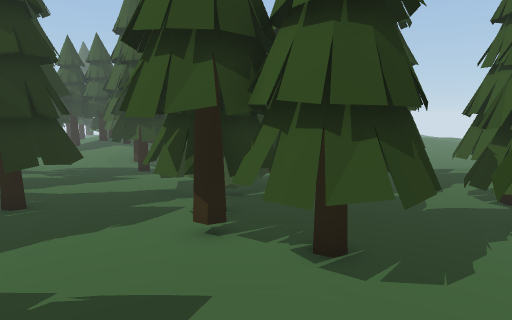
[1] (above)

23 first-person views from a walk through a Unity game level. The camera is 1.2 m above the floor, tilts 8° down and sees 75° across. The floor is counted in squares, 0.5 m on a side. Each view is taken from the middle of a square. On the plan, view 1 faces up. The plan holds only what a view shows up to about 20 squares ahead; the rest is blank. The place goes on beyond the plan. The player character is not drawn.

[2]
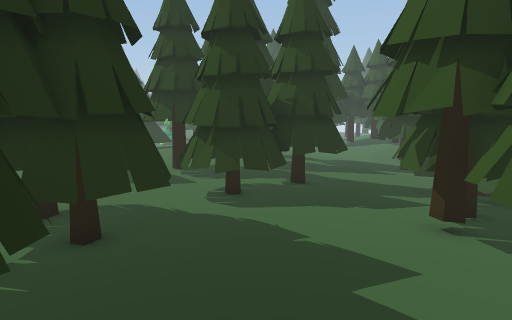

[3]
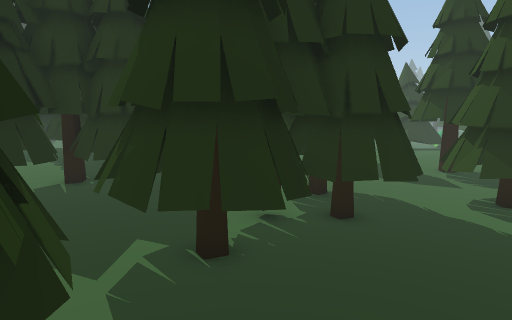

[4]
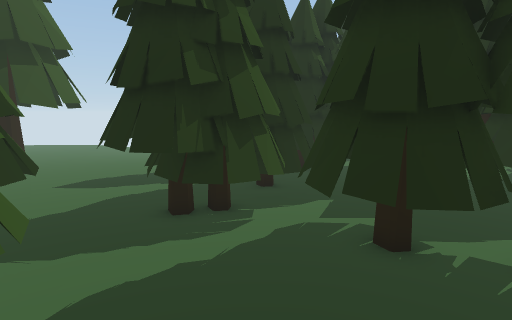

[5]
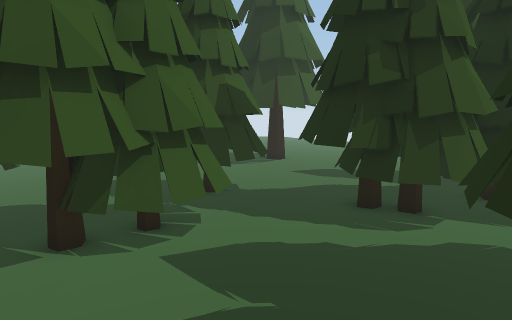

[6]
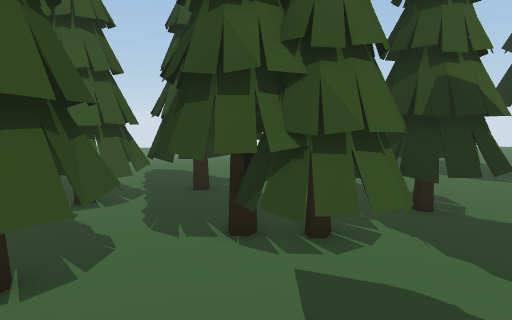

[7]
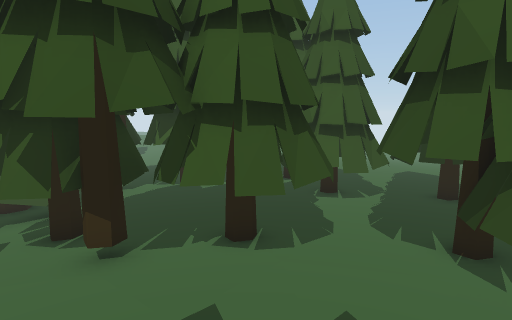

[8]
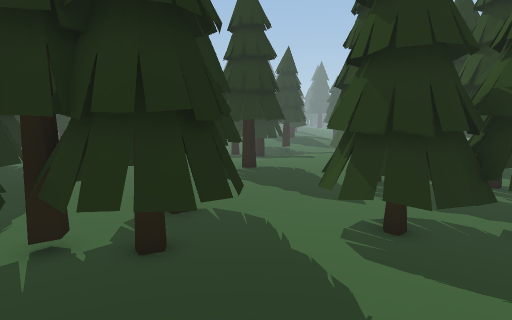

[9]
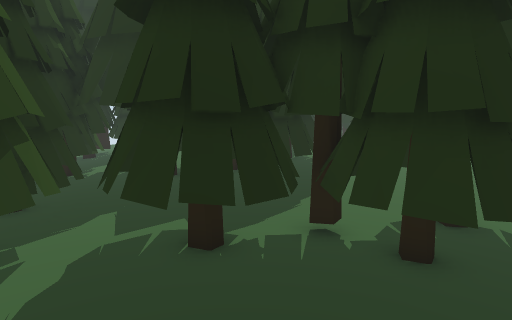

[10]
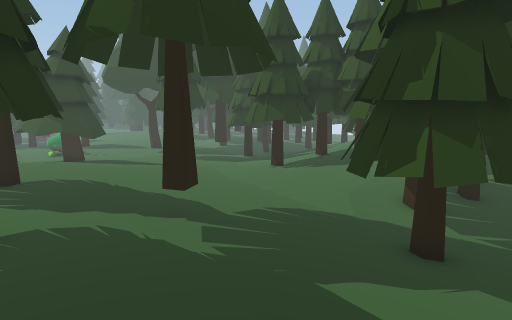

[11]
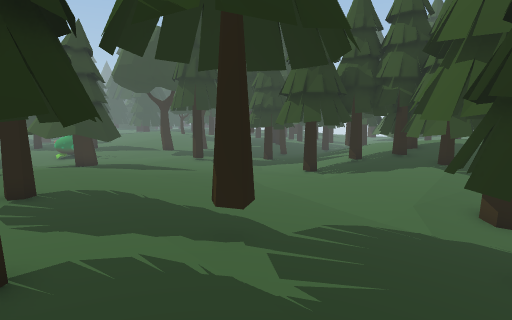

[12]
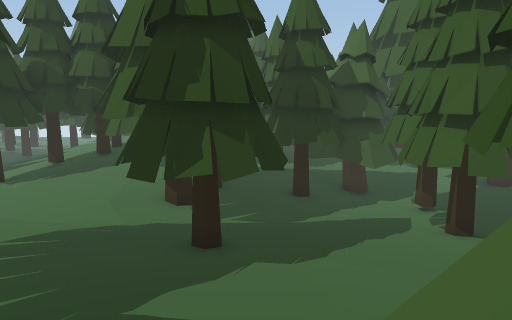

[13]
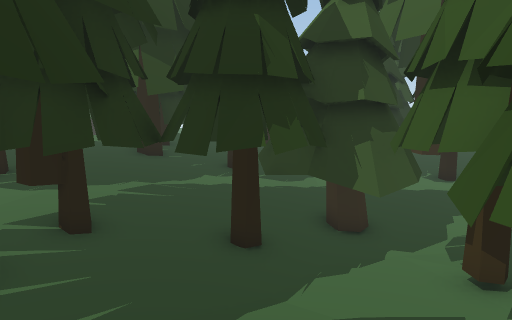

[14]
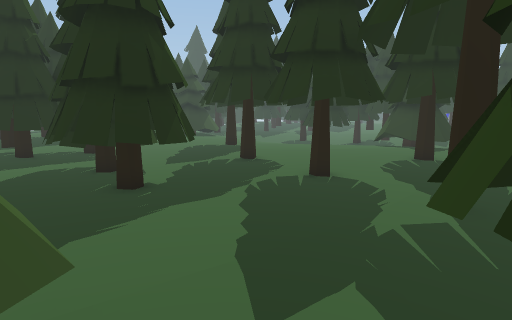

[15]
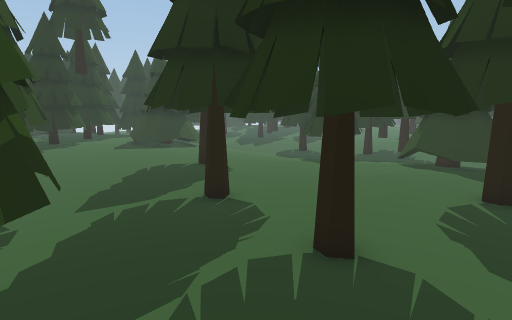

[16]
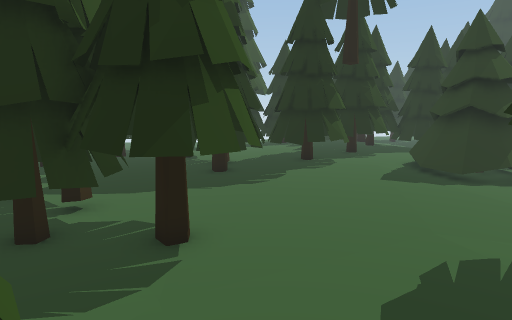

[17]
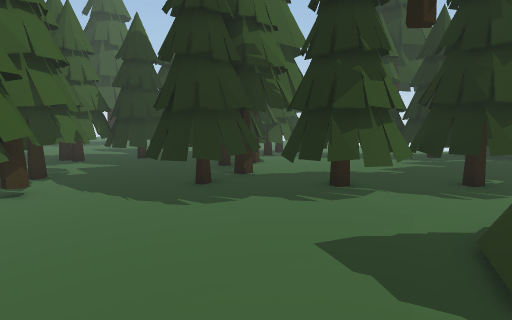

[18]
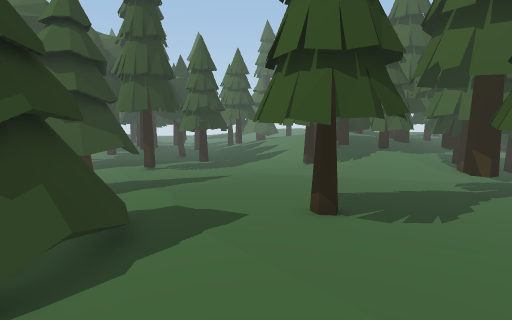

[19]
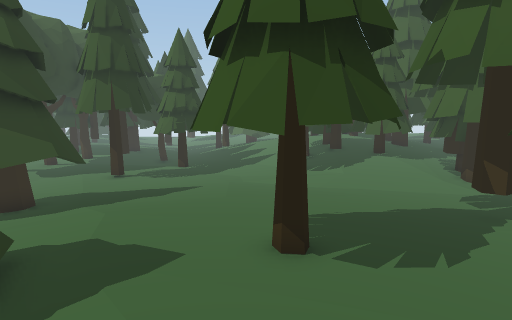

[20]
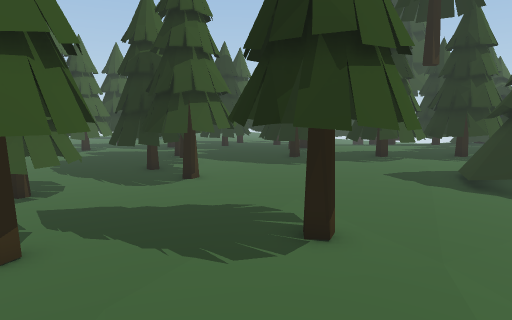

[21]
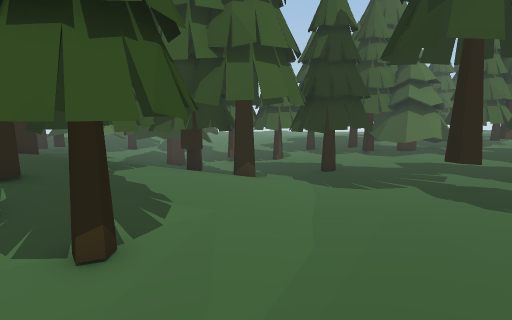

[22]
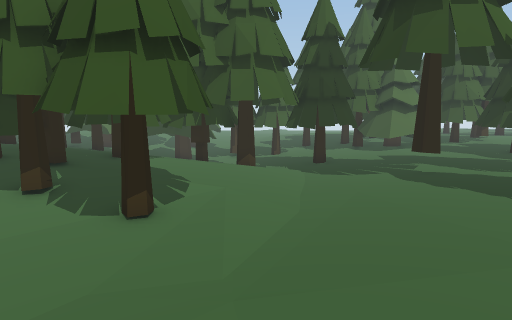

[23]
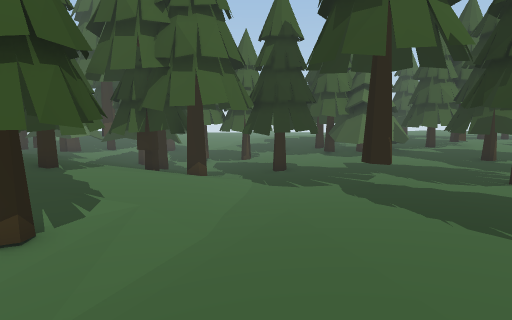

### Floor plan
Key: @ floor where view 1 was taken; . main floor; : floor 0.25 m higher than the main floor; - floor 0.25 m lower than the main floor; _ floor 0.5 m lower than the main floor; < floor 0.75 m lower than the main floor; / step, stairs or slope; = window, fence, low wall or low ledge; T tree; O other object.
Columns run from 23 left of view 1 to 6 right of it. Each row starts with its distance up from view 1.
 27 TTTT__- TTTTTTTTTT  TTT  <<
 26 _TT___-TTTTTTTTT--- TTTT <<
 25 T_____-TTTTTTTTTTTTTTTTTT<<
 24  T____TTTTT.TTTTTTTTTTTTT <<T
 23 TT____TTTTT-..TTTTTTTTTTT
 22 T___---TTT---TTTTTTTT<TTT
 21 __-----------TTTT_T__<TT
 20 --------------TT_T____TTTT
 19 ---------------TTTT___TTT
 18 T--------------TTTTT___T
 17 TT-------------TTTT--__
 16 TT.....-----T---TTT--TT    O
 15 T........---T--------TTT   -
 14 -....TTTT..--------/TTTT  T-
 13  ....TTTT.TTT------TT  TTTTT
 12  TT..TTTT.TTTT------TTTT--TTT
 11 TTT/..TTT.TTTT.-T---TTTT--TTTT
 10  TT/......TTTT.TTTT--TTT..   T
  9  TT.......TTT..TTTT.TTTT ....T
  8   .......TTTT..TTTT.TTTT ...TT
  7   .......TTTT.TTTT..TTTTT T.TT
  6     ......TTT.TTTT..TTTTTTT.TT
  5     ..........TTTT...TTTTTT..T
  4 TT  ..TTTT......T......TTTTTTT
  3 TT---.TTTT....TT.TT......TTTTT
  2 T----.TTTT...TTTTTTT.....TTTT.
  1   ---..TTT...TTTT TT.....TT T.
  0    -.........TTTTTTTT..@.TTTT.
 -1      .........TTTTTTTT....TTTT
 -2      ...........TTTTTT.TT..TTT
 -3      .........TT..TTTTTTTT.TTT
 -4     TTT......TTTT....TTTTT..TT
 -5     TTT:.....T TT....TT  T....
 -6     TTT..:TTTTTTTT..TTTT .....
 -7        .:TTTTTTTTTTTTTTT......
 -8       .TTTTTTTTTTT TT T  .....
 -9       .TTTTT::T T  TTT TT ...T
-10        TTTT   T = TTTT    ...T

Positions as (right, up) in squares from view 1, and headings:
1: (0, 0), facing up
2: (1, -1), facing up-left
3: (2, -1), facing left
4: (-1, 4), facing down
5: (-3, 4), facing down-right
6: (-3, 2), facing right
7: (-3, 1), facing up-right
8: (0, 3), facing left
9: (0, 3), facing down-left
10: (-4, 11), facing up-left
11: (-6, 11), facing up-left
12: (-5, 11), facing up
13: (-3, 17), facing up
14: (-3, 17), facing down-left
15: (-7, 14), facing down-left
16: (-10, 7), facing down
17: (-17, 1), facing down-right
18: (-18, 5), facing up
19: (-17, 7), facing up
20: (-19, 8), facing down-right
21: (-20, 21), facing right
22: (-22, 21), facing right
23: (-21, 19), facing right
